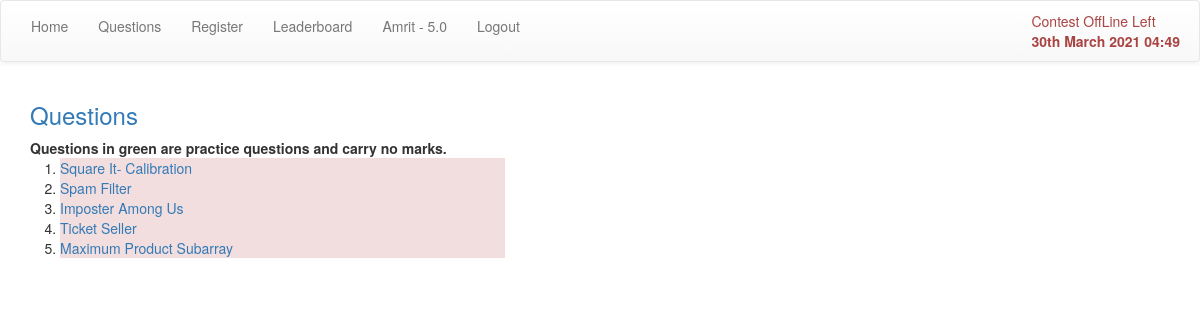
Screenshot of /question/ (signed in) with the database file from the repository.
### question/models.py (models this page shows, shortened)
class Profile(User):
    last_solved = models.DateTimeField(default=now)
    def _get_score(self):
        attempts = Attempt.objects.filter(player=self).filter(correct=True)
        score = attempts.aggregate(models.Sum('marks'))
        print(score, 'score')
        marks = score['marks__sum']
        return marks if marks is not None else 0
    score = property(_get_score)

class Question(models.Model):
    qno = models.IntegerField()
    title = models.CharField(max_length=50)
    text = HTMLField()
    practice = models.BooleanField(default=False)
    score   = models.IntegerField()
    def get_absolute_url(self):
        return reverse('question:question', kwargs={'qno': self.qno})

### question/views.py (the view)
def question_home(request):
    data = {}
    template = 'question/question.html'
    data['questions'] = models.Question.objects.all()
    return render(request, template, data)

### contest/context_processors.py (called while the page is built)
def contest_time(request):
    context = {}
    now = timezone.now()
    contest = models.ContestControl.objects.first()
    if contest is None:
        temp = models.ContestControl()
        temp.save()
    contest = models.ContestControl.objects.first()
    if now < contest.start:
        time = contest.start
    elif contest.start <= now <= contest.end:
        time = contest.end
    else:
        time = None
    context['contest_time'] = time
    context['contest_on'] = is_contest_on()
    context['contest_phase'] = contest_phase()
    return context

### contest/functions.py (called while the page is built)
def is_contest_on():
    contest = ContestControl.objects.first()
    now = timezone.now()
    if contest.start <= now <= contest.end:
        return True
    return False

def contest_phase():
    now = timezone.now()
    contest = ContestControl.objects.first()
    if now < contest.start:
        return 'before'
    elif contest.start <= now <= contest.end:
        return 'during'
    elif contest.end < now:
        return 'after'

### question/templates/question/question.html (shortened to what this page needs)
{%extends 'base.html'%}
{%block body%}
    <div class='container text-left'>
        {% if questions %}
            <div class='row'>
                <h3 class='text-primary'>Questions</h3>
                <b>Questions in green are practice questions and carry no marks.</b>
            </div>
            <ol class='col-md-5'>
                {% for ques in questions %}
                    <li class='bg-{% if ques.practice %}success
                                  {% else %}danger
                                  {% endif %}'>
                    <a href={{ ques.get_absolute_url }}>{{ques.title}}</a></li>
                {% endfor %}
            </ol>
        {% elif question %}
                {% if answer_form %}
                        {%load bootstrap%}
                {% endif %}
        {% endif %}
    </div>
    {% load static %}
{%endblock%}

### templates/base.html (shortened to what this page needs)
<!DOCTYPE html>
<html lang='en'>
    <head>
    {%load static%}
    {%load bootstrap%}
    <link rel="stylesheet" href='{% static "/bootstrap.min.css" %}'>
    <link rel="stylesheet" href={% static '/bootstrap-theme.min.css' %}>
    </head>
    <body>
        <nav class='navbar navbar-default' role='navigation'>
        <div class='collapse navbar-collapse' id='navbar-collapse-1'>
            <ul class='nav navbar-nav'>
                <li><a href={% url 'home' %}>Home</a></li>
                <li><a href={% url 'question:home' %}>Questions</a></li>
                <li><a href={% url 'register' %}>Register</a></li>
                <li><a href={% url 'question:leaderboard'%}>Leaderboard</a></li>
                {% if request.user.is_authenticated %}
                <li><a> {{user.profile}} - {{user.profile.score}}</a> </li>
                <li><a href={% url 'logout' %}>Logout</a>
                {% else %}
                <li><a> Unregistered User</a></li>
                <li> <a href={% url "login"%}>Login</a>
                {% endif %}
            </ul>
            <ul class='nav navbar-right'>
                <li> {% if contest_on %}
                    <a class='text-success'>Contest Online
                     {%else%}
                    <a class='text-danger'>Contest OffLine
                     {%endif%}
                     {{contest_time | timeuntil}} Left<br>
                     <b id='time'>{% now "jS F Y H:i"%}</b>&nbsp;</a>
                </li>
            </ul>
        </div>
        </nav>
    <div class='container'>
    {%block body%}
    {%endblock%}
    </div>
    </body>
</html>

### rows the page displays
Question: title "Square It- Calibration"
Question: title "Spam Filter"
Question: title "Imposter Among Us"
Question: title "Ticket Seller"
Question: title "Maximum Product Subarray"

### other values shown
{{ user.profile }} "Amrit"
{{ user.profile.score }} "5.0"
